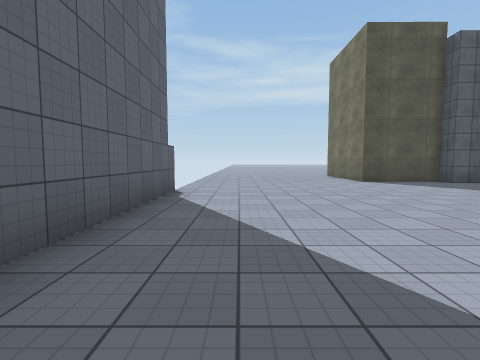
view 1 (above)

22 first-person views from a walk through a Unity game level. The camera is 1.3 m above the floor, tilts 4° down and sees 85° across. The floor is counted in squares, 2 m on a side. Each view is taken from the middle of a square. On the plan, view 1 faces up. The plan holds only what a view shows up to about 9 squares ahead; the rest is blank. The place goes on beyond the plan. The player character is not drawn. Surface patterns are stand-ins for the level's own textures.

view 2
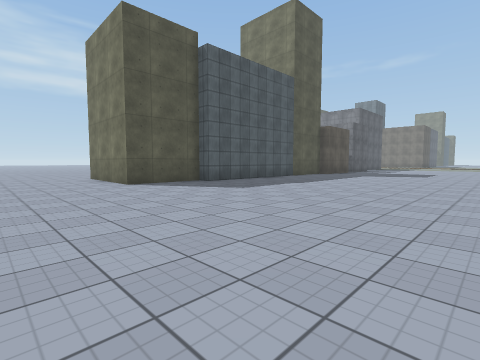

view 3
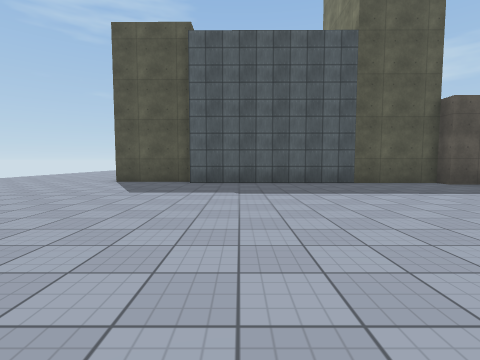

view 4
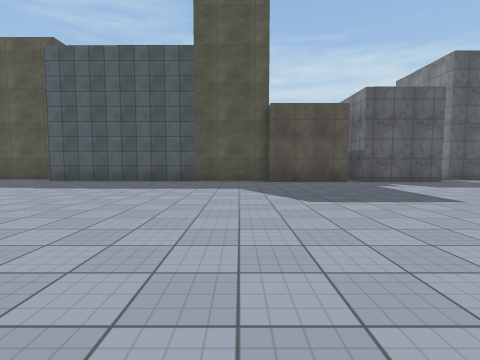

view 5
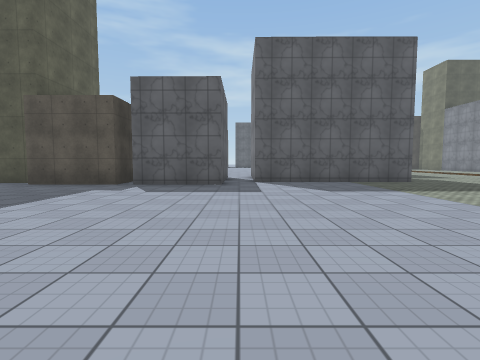

view 6
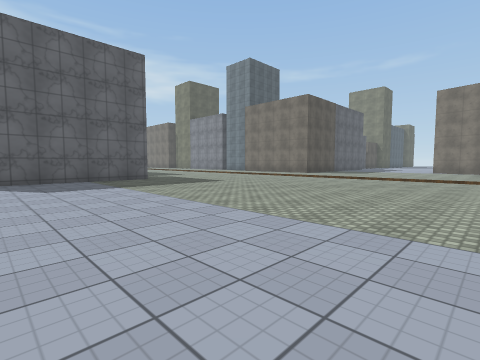

view 7
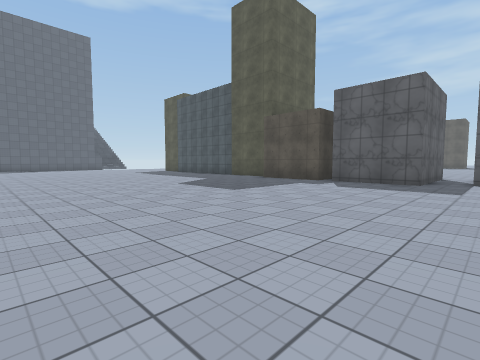

view 8
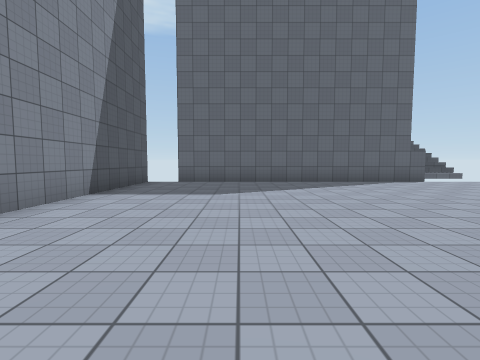

view 9
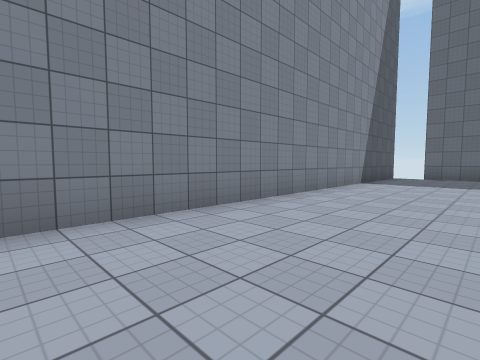

view 10
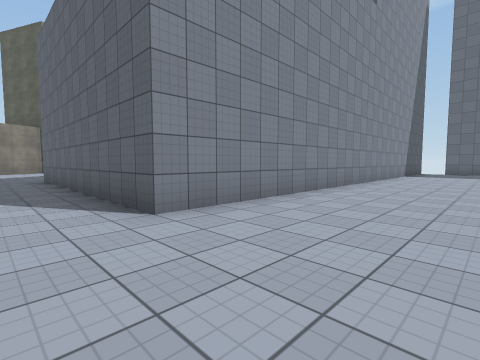

view 11
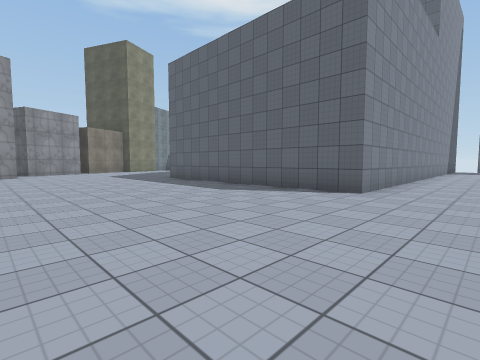

view 12
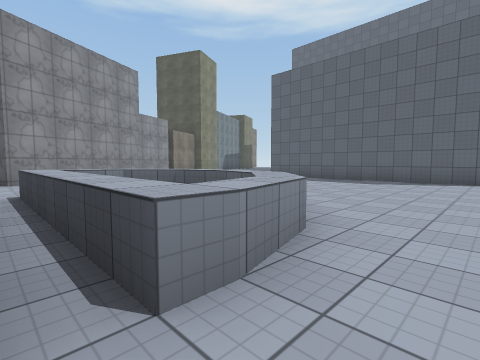

view 13
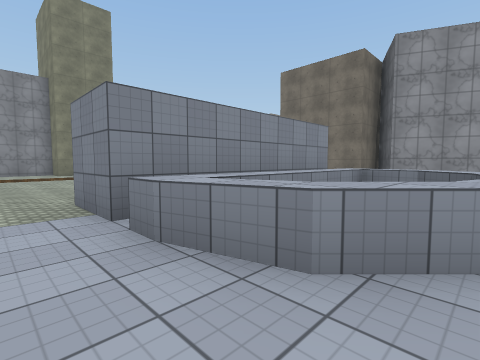

view 14
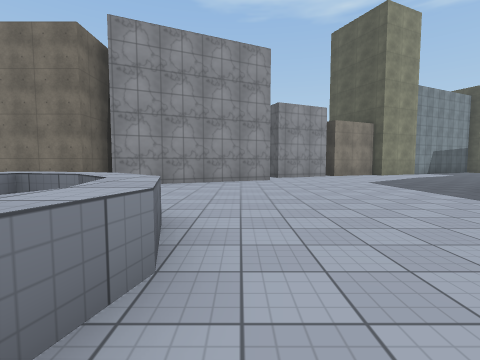

view 15
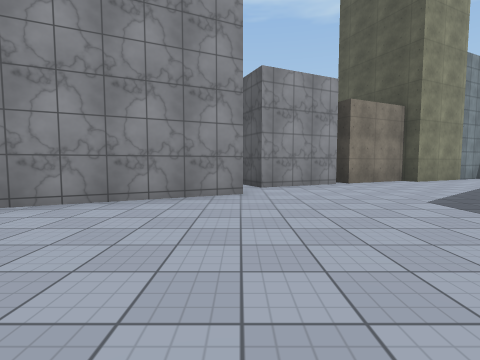

view 16
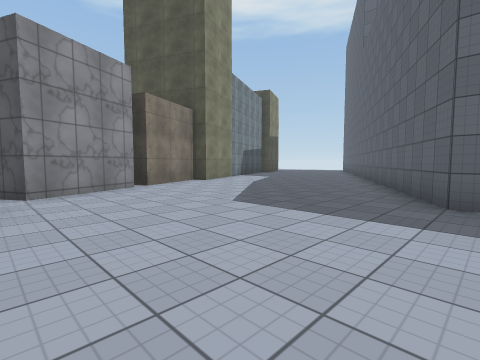

view 17
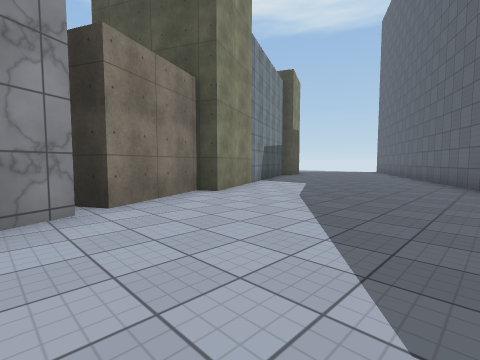

view 18
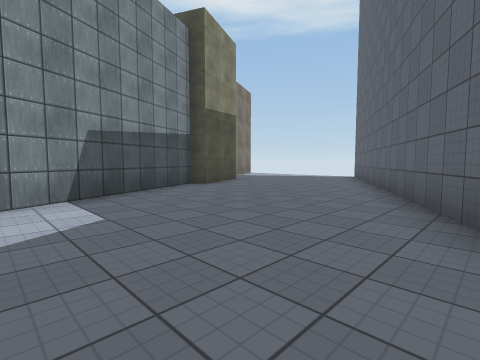

view 19
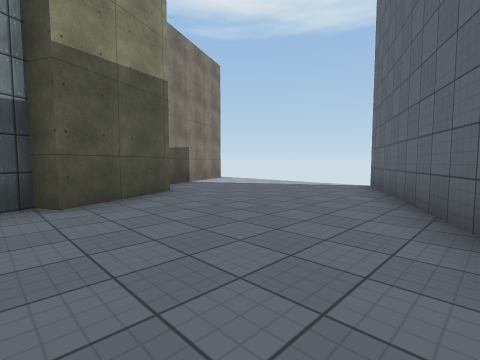

view 20
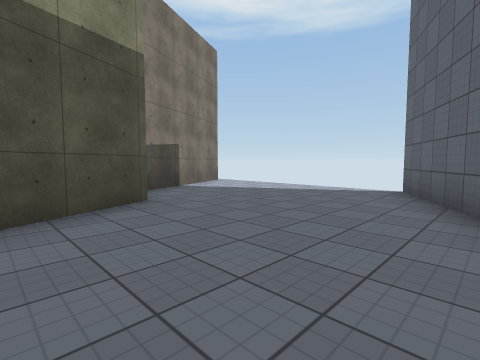

view 21
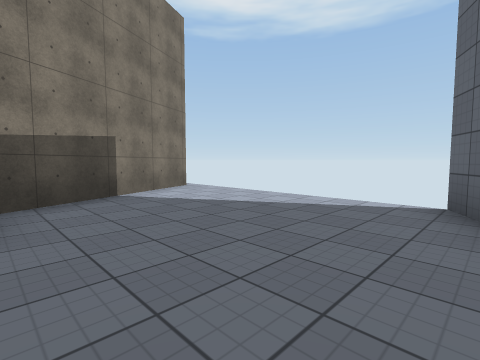

view 22
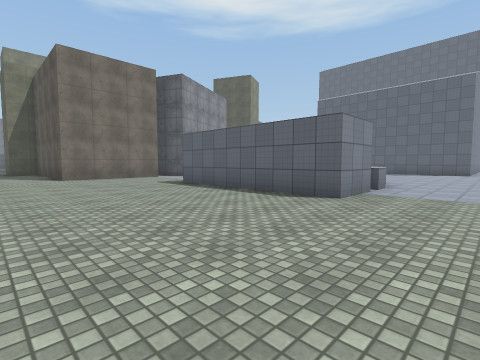

### Floor plan
Points are (right, up) in squares from view 1. A wall is a line through its corners. A room is listed if a view was taken in it or the views show most of it. See-through windows are left out.
Room 1 (views 1, 2, 3, 4, 5, 6, 7, 8, 9, 10, 11, 12, 13, 14, 15, 16, 17, 18, 19, 20, 21, 22)
walls: (23, -9) (23, -4) (24.5, -4) (24.5, -9); (17.9, -14.2) (22.5, -12.1) (22.8, -12.9); (23.5, -12.5) (27, -12.5); (15.2, -16.6) (17.5, -15.6) (17.9, -16.6); (16.5, 7.4) (14, 7.4); (14, 7.9) (6.5, 8) (6.5, 8.5) (4, 8.5) (4, 10.6); (19.5, 10.3) (19.5, 7.4) (17, 7.4); (25.5, 8.4) (20.4, 8.4); (-1.5, -3) (13.5, -3) (13.5, -10.5) (-1.6, -18.6); (-1.5, 6.1) (-1.5, -2); (3, -21.2) (5.3, -20.2) (5.5, -20.6) (12.3, -17.4) (12.5, -17.9) (14.7, -16.8) (15, -17.4); (-1.1, -24.3) (2.8, -22.4)
low walls: (20, -5) (20.7, -4.3) (22.1, -4); (20.3, -5.4) (20, -6.5) (20.3, -7.5) (21, -8.2) (22, -8.5) (22, -4.5); (19.8, -7.8) (19.5, -6.5) (19.7, -5.6); (21.9, -4) (22.5, -4)
ways out: gap at (-2, 6); gap at (-1, -24)

Where each view was taken, in squares from view 1:
view 1: 0 up, 0 right, facing up
view 2: 1 up, 1 right, facing up-right
view 3: 0 up, 8 right, facing up
view 4: 1 down, 13 right, facing up
view 5: 0 up, 20 right, facing up
view 6: 1 down, 21 right, facing up-right
view 7: 1 down, 21 right, facing up-left
view 8: 0 up, 7 right, facing left
view 9: 0 up, 10 right, facing down-left
view 10: 0 up, 15 right, facing down-left
view 11: 1 down, 19 right, facing down-left
view 12: 3 down, 23 right, facing down-left
view 13: 3 down, 20 right, facing down-right
view 14: 5 down, 19 right, facing down
view 15: 9 down, 18 right, facing down
view 16: 10 down, 18 right, facing down-left
view 17: 13 down, 16 right, facing down-left
view 18: 14 down, 10 right, facing down-left
view 19: 16 down, 6 right, facing down-left
view 20: 17 down, 5 right, facing down-left
view 21: 18 down, 3 right, facing down-left
view 22: 2 down, 29 right, facing down-left
